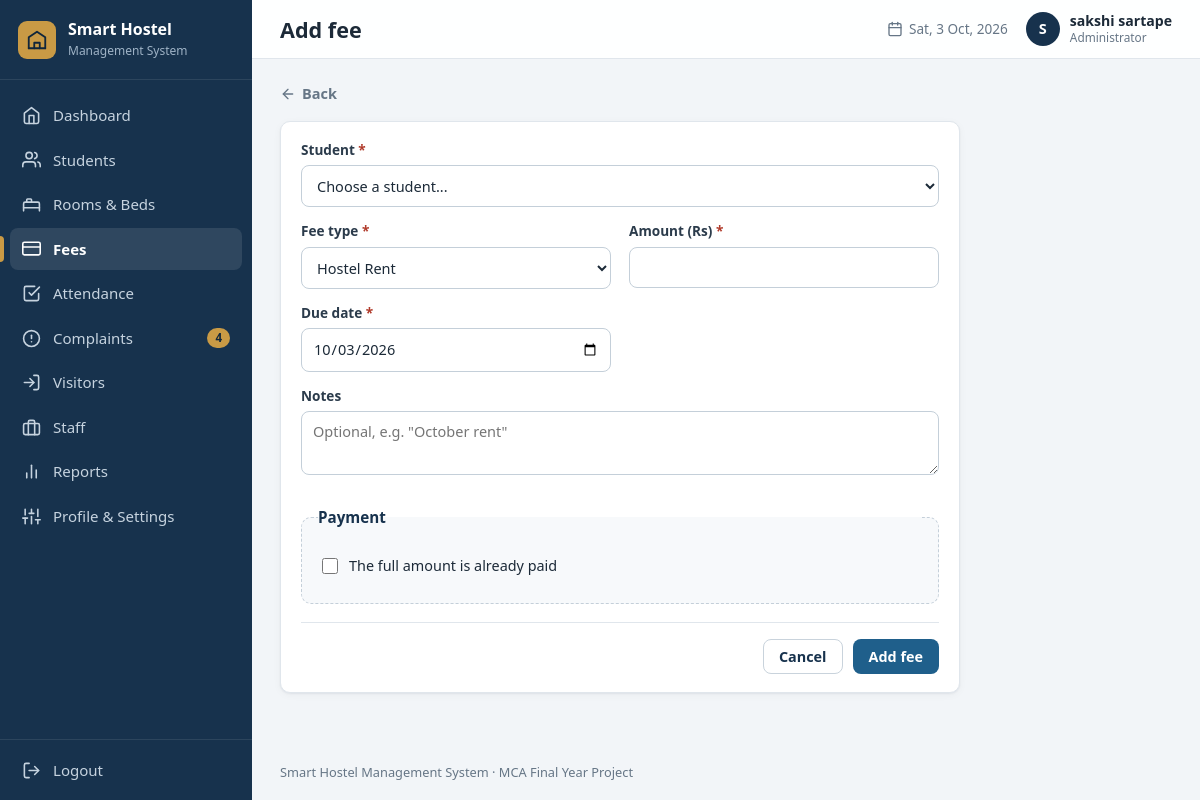
Page /fees/add (signed in) on the committed database.
### tables this page shows
CREATE TABLE settings (
    key   TEXT PRIMARY KEY,
    value TEXT NOT NULL
);

CREATE TABLE users (
    id            INTEGER PRIMARY KEY AUTOINCREMENT,
    username      TEXT NOT NULL UNIQUE COLLATE NOCASE,
    password_hash TEXT NOT NULL,
    full_name     TEXT NOT NULL,
    email         TEXT,
    phone         TEXT,
    role          TEXT NOT NULL DEFAULT 'Administrator',
    created_at    TEXT NOT NULL DEFAULT (datetime('now','localtime')),
    last_login    TEXT
);

### routes/fees.py (the view)
@bp.route("/add", methods=["GET", "POST"])
def add_fee():
    data, errors, pay_data, pay_errors = {}, {}, {}, {}
    if request.method == "POST":
        data, errors = validate_fee(request.form)
        pay_now = request.form.get("pay_now") == "on"
        if pay_now:
            pay_data, pay_errors = validate_payment({**request.form, "amount": request.form.get("amount")})
            pay_errors.pop("amount", None)        # full amount is paid; amount already validated above
        if not errors and not pay_errors:
            database = db.get_db()
            try:
                cursor = database.execute(
                    "INSERT INTO fees (student_id, fee_type, amount, due_date, notes) VALUES (?,?,?,?,?)",
                    (int(data["student_id"]), data["fee_type"], helpers.parse_amount(data["amount"]),
                     data["due_date"], data["notes"] or None))
                fee_id = cursor.lastrowid
                payment_id = None
                if pay_now:
                    payment_id = record_payment(database, fee_id, helpers.parse_amount(data["amount"]),
                                                pay_data["payment_date"], pay_data["method"],
                                                pay_data["transaction_ref"])
                database.commit()
                flash("Fee added" + (" and marked as paid." if pay_now else "."), "success")
                if payment_id:
                    return redirect(url_for("fees.receipt", payment_id=payment_id))
                return redirect(url_for("fees.fee_details", fee_id=fee_id))
            except (ValueError, sqlite3.IntegrityError) as error:
                database.rollback()
                errors["__all__"] = str(error)
        flash("Please correct the highlighted fields.", "danger")
    else:
        data = {"due_date": helpers.today(), "fee_type": "Hostel Rent",
                "student_id": request.args.get("student", "")}
        pay_data = {"payment_date": helpers.today(), "method": "Cash"}
    return render_template("fee_form.html", fee=None, data=data, errors=errors, pay_data=pay_data,
                           pay_errors=pay_errors, students=student_options(),
                           fee_types=helpers.FEE_TYPES, methods=helpers.PAYMENT_METHODS)

### db.py (called while the page is built)
def connect(path):
    conn = sqlite3.connect(path, timeout=10)
    conn.row_factory = sqlite3.Row          # rows behave like dicts: row["name"]
    conn.execute("PRAGMA foreign_keys = ON")
    return conn

def get_db():
    if "db" not in g:
        g.db = connect(current_app.config["DATABASE"])
    return g.db

def query_all(sql, params=()):
    return get_db().execute(sql, params).fetchall()

def query_one(sql, params=()):
    return get_db().execute(sql, params).fetchone()

def scalar(sql, params=()):
    row = get_db().execute(sql, params).fetchone()
    return row[0] if row else None

def get_setting(key, default=""):
    row = query_one("SELECT value FROM settings WHERE key = ?", (key,))
    return row["value"] if row else DEFAULT_SETTINGS.get(key, default)

### helpers.py (called while the page is built)
def today():
    return date.today().isoformat()

def csrf_token():
    if "_csrf" not in session:
        session["_csrf"] = secrets.token_hex(16)
    return session["_csrf"]

def icon(name, size=18):
    path = _ICONS.get(name, _ICONS["file"])
    return Markup(f'<svg class="icon" width="{size}" height="{size}" viewBox="0 0 24 24" fill="none" '
                  f'stroke="currentColor" stroke-width="2" stroke-linecap="round" '
                  f'stroke-linejoin="round" aria-hidden="true">{path}</svg>')

def student_pairs(rows):
    return [(r["id"], f"{r['full_name']} ({r['student_code']})") for r in rows]

### routes/fees.py (called while the page is built)
def student_options():
    return db.query_all("SELECT id, student_code, full_name FROM students "
                        "WHERE status <> 'Left' ORDER BY full_name COLLATE NOCASE")

### templates/fee_form.html (shortened to what this page needs)
{% extends "base.html" %}
{% from "_macros.html" import csrf, field, select, textarea %}
{% block heading %}<h1>{{ 'Edit fee' if fee else 'Add fee' }}</h1>{% endblock %}
{% block content %}
<div class="page-head">
  <a class="back-link" href="{{ url_for('fees.fee_details', fee_id=fee.id) if fee else url_for('fees.list_fees') }}">{{ icon('arrow-left', 16) }} Back</a>
</div>
<form method="post" class="card form-card narrow" novalidate data-validate>
  <div class="form-grid">
    {% if fee %}
      <div class="field span-2"><label>Student</label><input type="text" value="{{ fee.student_name }} ({{ fee.student_code }})" readonly></div>
    {% else %}
      {{ select('Student', 'student_id', students|student_pairs, data.get('student_id'), errors, required=True, blank='Choose a student...', span=2) }}
    {% endif %}
    {{ select('Fee type', 'fee_type', fee_types, data.get('fee_type'), errors, required=True) }}
    {{ field('Amount (Rs)', 'amount', data.get('amount'), errors, type='number', required=True, attrs='min="0.01" step="0.01"') }}
    {{ field('Due date', 'due_date', data.get('due_date'), errors, type='date', required=True) }}
    {{ textarea('Notes', 'notes', data.get('notes'), errors, rows=2, placeholder='Optional, e.g. "October rent"') }}
  </div>
  {% if not fee %}
  <fieldset class="pay-now">
    <legend>Payment</legend>
    <label class="check"><input type="checkbox" name="pay_now" id="pay_now" {% if request.form.get('pay_now') %}checked{% endif %}> The full amount is already paid</label>
  </fieldset>
  {% endif %}
  <div class="form-actions">
    <a class="btn btn-secondary" href="{{ url_for('fees.fee_details', fee_id=fee.id) if fee else url_for('fees.list_fees') }}">Cancel</a>
    <button type="submit" class="btn btn-primary">{{ 'Save changes' if fee else 'Add fee' }}</button>
  </div>
</form>
{% endblock %}

### templates/base.html (shortened to what this page needs)
{% from "_macros.html" import csrf %}
<!DOCTYPE html>
<html lang="en">
<head>
  <link rel="stylesheet" href="{{ url_for('static', filename='css/style.css') }}">
</head>
<body class="app">
<aside class="sidebar" id="sidebar">
  <a class="brand" href="{{ url_for('dashboard.index') }}">
    <span class="brand-mark">{{ icon('building', 22) }}</span>
    <span class="brand-text"><strong>{{ hostel_name }}</strong><small>Management System</small></span>
  </a>
  <nav class="nav" aria-label="Main navigation">
    {% for bp_name, endpoint, label, icon_name in navigation %}
      <a href="{{ url_for(endpoint) }}" class="nav-link{% if request.blueprint == bp_name %} active{% endif %}">
        {{ icon(icon_name, 19) }}<span>{{ label }}</span>
        {% if bp_name == 'complaints' and open_complaints %}<em class="nav-count">{{ open_complaints }}</em>{% endif %}
      </a>
    {% endfor %}
  </nav>
  <form method="post" action="{{ url_for('auth.logout') }}" class="logout-form">
    <button type="submit" class="nav-link logout">{{ icon('logout', 19) }}<span>Logout</span></button>
  </form>
</aside>
<div class="main">
  <header class="topbar">
    <div class="topbar-title">{% block heading %}{% endblock %}</div>
    <div class="topbar-right">
      <span class="topbar-date">{{ icon('calendar', 16) }} <span id="today-label">{{ today() }}</span></span>
      <a class="user-chip" href="{{ url_for('profile.view') }}" title="Profile & settings">
        <span class="avatar">{{ current_user.full_name[:1]|upper }}</span>
        <span class="user-name">{{ current_user.full_name }}<small>{{ current_user.role }}</small></span>
      </a>
    </div>
  </header>
  <main class="content">
    {% block content %}{% endblock %}
  </main>
  <footer class="footer">{{ hostel_name }} Management System &middot; MCA Final Year Project</footer>
</div>
</body>
</html>

### rows in the picture
settings: value "Smart Hostel"
users: full_name "S", full_name "sakshi sartape", role "Administrator"

### other values in the picture
{{ label }} "Dashboard" "Students" "Rooms & Beds" "Fees" "Attendance" "Complaints" "Visitors" "Staff" "Reports" "Profile & Settings"
{{ open_complaints }} "4"
{{ 'Edit fee' if fee else 'Add fee' }} "Add fee"
{{ label }} "Student Fee type"
{{ label }} "Amount (Rs) Due date"
{{ label }} "Notes"
{{ 'Save changes' if fee else 'Add fee' }} "Add fee"
form field student_id "Choose a student..."
form field fee_type "Hostel Rent"
